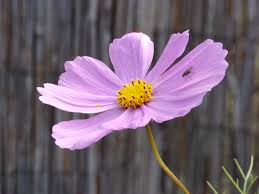
#> input picture Image_processing/images/image.jpeg, 259 x 194 px, found by its file name
$ python dil_ero.py
#> lines starting #> are read from the running program, lines starting #| are printed output that depends on the picture
import cv2
import numpy as np

img = cv2.imread('C:/Users/Akshada Mane/OneDrive/Desktop/Infosys Internship/Akshada_Datta_Mane_AI-Enhanced-Engagement-Tracker-for-Young-Learners-_Infosys_Internship_Oct2024/Image_processing/images/image.jpeg',0)
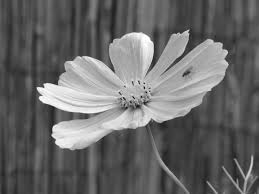
#> img: shape (194, 259); min 6, max 255, mean 103.9

kernel = np.ones((5,5), np.uint8)

dilation = cv2.dilate(img, kernel, iterations=1)
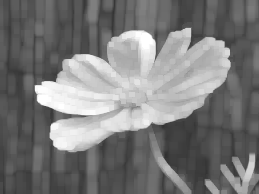
#> dilation: shape (194, 259); min 47, max 255, mean 121.9
erosion = cv2.erode(img, kernel, iterations=1)
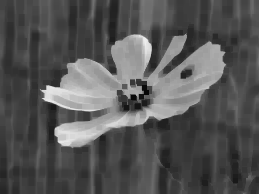
#> erosion: shape (194, 259); min 6, max 238, mean 85.7

cv2.imshow('Dilated Image', dilation)
cv2.imshow('Eroded Image', erosion)
cv2.waitKey(0)
cv2.destroyAllWindows()

$ run again, with Image_processing/images/color_filtering.png saved as Image_processing/images/image.jpeg
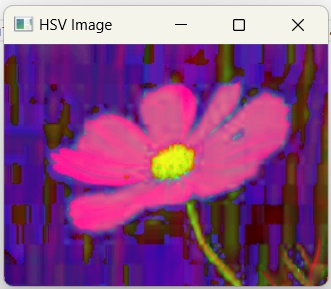
#> input picture Image_processing/images/color_filtering.png, 331 x 289 px, found by its file name
#> `dilation = cv2.dilate(img, kernel, iterations=1)`:
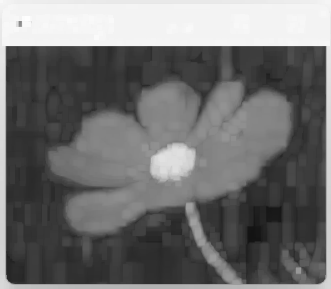
#> dilation: shape (289, 331); min 19, max 254, mean 112.5
#> `erosion = cv2.erode(img, kernel, iterations=1)`:
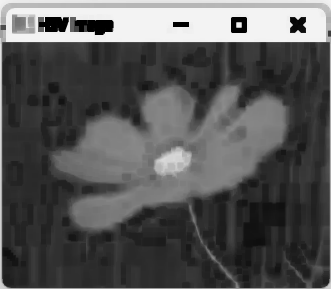
#> erosion: shape (289, 331); min 0, max 243, mean 86
